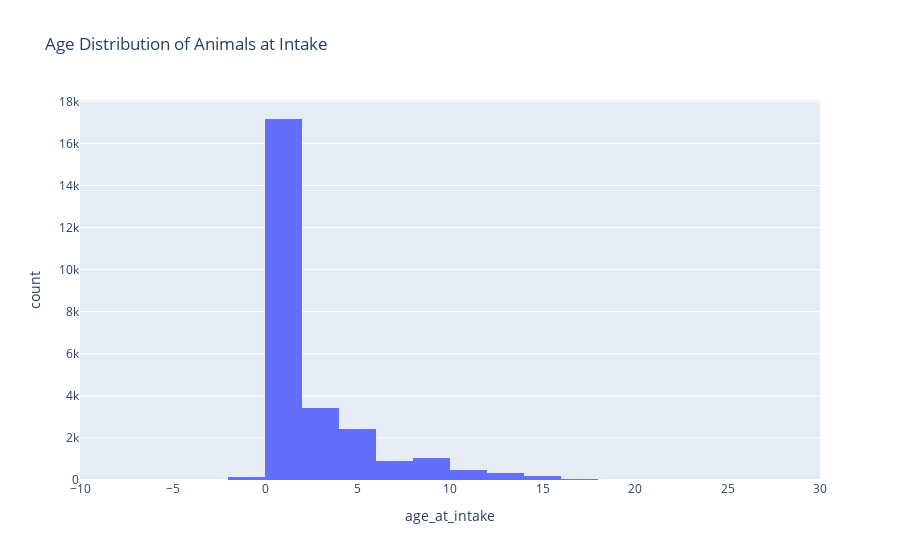

Notebook cell for this chart:
### Code cell
df['dob'] = pd.to_datetime(df['dob'], errors='coerce')
df['age_at_intake'] = (df['intake_date'] - df['dob']).dt.days / 365.25
fig3 = px.histogram(df, x='age_at_intake', nbins=30, title='Age Distribution of Animals at Intake')
fig3.show()

### Figure 1 — Plotly figure (JSON) as saved in the notebook; plotly's stock layout.template omitted (floating-point values rounded to 4 significant figures; data arrays with more than 128 entries replaced by an {"elided": "..."} marker saying what was removed)
{"data": [{"alignmentgroup": "True", "bingroup": "x", "hovertemplate": "age_at_intake=%{x}<br>count=%{y}<extra></extra>", "legendgroup": "", "marker": {"color": "#636efa", "pattern": {"shape": ""}}, "name": "", "nbinsx": 30, "offsetgroup": "", "orientation": "v", "showlegend": false, "type": "histogram", "x": {"elided": "29787 float values"}, "xaxis": "x", "yaxis": "y"}], "layout": {"barmode": "relative", "legend": {"tracegroupgap": 0}, "title": {"text": "Age Distribution of Animals at Intake"}, "xaxis": {"anchor": "y", "domain": [0, 1], "title": {"text": "age_at_intake"}}, "yaxis": {"anchor": "x", "domain": [0, 1], "title": {"text": "count"}}}}
